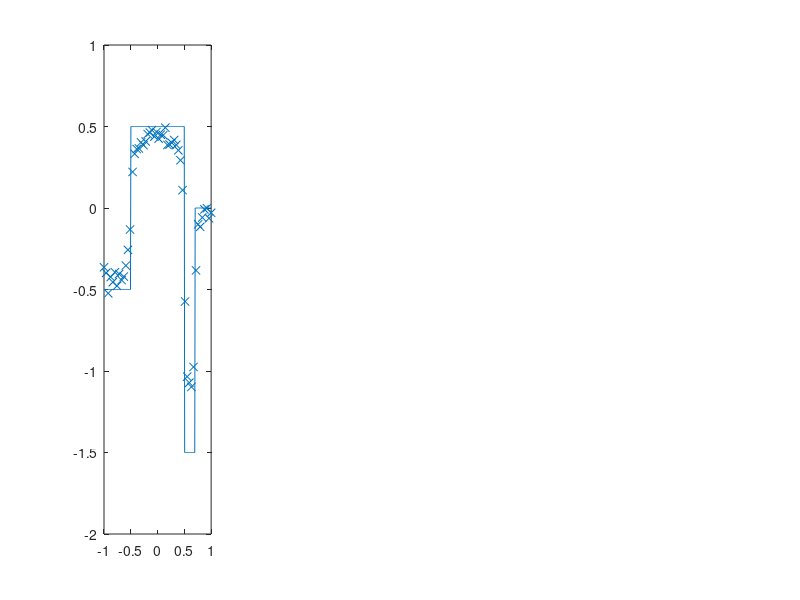

Reproduce this figure in MATLAB. (Note: this script raises an error after producing the figure.)
%rng(3);

%% MCMC parameters
mcmc.method = 'pcn';    % MCMC method (pcn, mala)
mcmc.mix_ratio = 0;   % Ratio of MALA steps to pCN steps (mixed method)
S = 1000000;      % MCMC samples
mcmc.beta = 0.01;       % pCN jump parameter
mcmc.h = 0.0000001;                 % MALA step size parameter
mcmc.local = 1000;        % how many steps to calculate local acceptance rate?
mcmc.thinning = 1000;    % how often to update figure?
mcmc.burnin = 100000;

%% Model parameters
md.d = 1;              % Spatial dimension 
md.H = 150*[1,1,1];    % Layer widths
md.L = 2;              % Number of hidden layers
md.N = 2^8;            % Sample on N or N*N grid
md.J = 50;
md.gm = 0.04;

% Calculate total number of weights
md.NW = md.d*md.H(1) + md.H(1);
for l=2:md.L
    md.NW = md.NW + md.H(l)*md.H(l-1) + md.H(l);
end
md.NW = md.NW + md.H(md.L);

% Define the spatial grid
md.XX = linspace(-1,1,md.N)';

% Create the truth, forward map, data
%UT = (0.5*(sign(md.XX+0.5)-sign(md.XX-0.5))-0.5)+cos(4*pi*md.XX).*(md.XX>0.5);
UT = (0.5*(sign(md.XX+0.5)-sign(md.XX-0.5))-0.5)...
        - 2*(0.5*(sign(md.XX-0.5)-sign(md.XX-0.7))-0.5).*(md.XX>0.5)...
        + 1*(0.5*(sign(md.XX-0.5)-sign(md.XX-0.7))-0.5).*(md.XX>0.7);

obsInd = round(linspace(1,md.N,md.J));
basis = speye(md.N);

B = zeros(md.N);
for j=1:md.N
    B(:,j) = idct(dct(full(basis(:,j))).*exp(-0.05*(1:md.N)'));
end

A = basis(obsInd,:);
G = A*B;

y = G*UT + normrnd(0,1,md.J,1)*md.gm;

% Objective function
J = @(xi) JFull(xi,md);

% Cost function
md.cost = @(U) norm(G*U-y)^2/(2*md.gm^2);
md.dcost = @(U) G'*(G*U-y)/md.gm^2;

% Activation function
md.sig = @(z) erf(z);
md.dsig = @(z) 2*sqrt(2)*normpdf(z*sqrt(2));

% Non-centring function
md.lambda = @(z) tan(pi*normcdf(z)-pi/2);
md.dlambda = @(z) pi*sec(pi*normcdf(z)-pi/2).^2.*normpdf(z);

subplot(141);
plot(md.XX,UT);axis([-1,1,-2,1]);
hold on
scatter(md.XX(obsInd),y,'x');
hold off


% Finite Difference test
%{
xi = normrnd(0,1,md.NW,1);
U = normrnd(0,1,md.N,1);

basis = speye(md.NW);
basisN = speye(md.N);
[~,PhiXi,DPhi_adj] = build_net(xi,md);
Cost0 = md.cost(U);
DCost_adj = md.dcost(U);
DPhi_fd = zeros(md.NW,1);
DCost_fd = zeros(md.N,1);

ep = 1e-8;
for j=1:md.NW
    [~,PhiXiP] = build_net(xi+ep*basis(:,j),md);
    DPhi_fd(j) = (PhiXiP-PhiXi)/ep;
end
for j=1:md.N
    DCost_fd(j) = (md.cost(U+ep*basisN(:,j))-Cost0)/ep;
end

subplot(131)
plot(DPhi_adj);
subplot(132)
plot(DPhi_fd);
subplot(133)
plot(DPhi_adj./DPhi_fd);
return
%}


%% Gradient Descent
%{
xi = normrnd(0,1,md.NW,1);
a0 = 1e-6;
maxIt = 20;

PhiTrace = zeros(S,1);
DPhiTrace = zeros(S,1);
for j=1:S
    [U,PhiXi,DPhiXi] = build_net(xi,md);
    PhiTrace(j) = PhiXi+norm(xi)^2/2;
    DPhiTrace(j) = norm(DPhiXi + xi);
    
    if mod(j,10) == 0
        fprintf('Phi = %f\t DPhi = %f\n',PhiTrace(j),DPhiTrace(j));
        subplot(131)
        semilogy(1:j,PhiTrace(1:j));
        subplot(132);
        semilogy(1:j,DPhiTrace(1:j));
        subplot(133);
        plot(md.XX,UT);
        hold on
        plot(md.XX,U);axis([-1,1,-2,1]);
        hold off        
        pause(0.01);
    end
    
    %[ac,~] = LineSearch(xi,-DPhiXi-xi,a0,maxIt,J);
    ac = a0;
    xi = xi - ac*(DPhiXi + xi) + sqrt(2*ac)*normrnd(0,1,md.NW,1);
    
    if ac < 1e-16
        maxIt = min(1e3,maxIt*2);
    end

end
%disp(size(U))
%disp(PhiXi);
%plot(md.XX,U)
%}

%% MCMC
%
acc = zeros(S,1);

UMean = zeros(md.N,1);
UVar = zeros(md.N,1);
xiMean = zeros(md.NW,1);

xi = normrnd(0,1,md.NW,1);
[~,PhiXi,DPhiXi] = build_net(xi,md);

for s=1:S
    mcmc.b = 4*sqrt(mcmc.h)/(4+mcmc.h);
    if mcmc.mix_ratio > 0
        if unifrnd(0,1) < mcmc.mix_ratio
            mcmc.method = 'mala';
            [~,~,DPhiXi] = build_net(xi,md);
        else
            mcmc.method = 'pcn';
        end
    end
    
    % pCN
    if strcmp(mcmc.method,'pcn')
        xiProp = sqrt(1-mcmc.beta^2)*xi + mcmc.beta*normrnd(0,1,md.NW,1);
        
        [~,PhiXiProp] = build_net(xiProp,md);
        aProb = min(1,exp(PhiXi-PhiXiProp));
        
        if unifrnd(0,1) < aProb
            xi = xiProp;
            PhiXi = PhiXiProp;
            acc(s) = 1;
        end
        
        if mod(s,mcmc.local) == 0
            l_acc = mean(acc(s-mcmc.local+1:s));
            if l_acc < 0.3
                mcmc.beta = mcmc.beta/2;
            else
                mcmc.beta = min(1,mcmc.beta*2);
            end
        end
        
    % MALA    
    elseif strcmp(mcmc.method,'mala')
        xiProp = sqrt(1-mcmc.b^2)*xi + mcmc.b*(normrnd(0,1,md.NW,1) - sqrt(mcmc.h)/2*DPhiXi);
        
        [~,PhiXiProp,DPhiXiProp] = build_net(xiProp,md);
        I1 = PhiXi + mcmc.h/8*norm(DPhiXi)^2 + sqrt(mcmc.h)/2*DPhiXi'*(xiProp-sqrt(1-mcmc.b^2)*xi)/mcmc.b;
        I2 = PhiXiProp + mcmc.h/8*norm(DPhiXiProp)^2 + sqrt(mcmc.h)/2*DPhiXiProp'*(xi-sqrt(1-mcmc.b^2)*xiProp)/mcmc.b;
        
        aProb = min(1,exp(I1-I2));
        
        if unifrnd(0,1) < aProb
            xi = xiProp;
            PhiXi = PhiXiProp;
            DPhiXi = DPhiXiProp;
            acc(s) = 1;
        end
        
        if mod(s,mcmc.local) == 0
            l_acc = mean(acc(s-mcmc.local+1:s));
            if l_acc < 0.3
                mcmc.h = mcmc.h/2;
            else
                mcmc.h = min(1,mcmc.h*2);
            end
        end
    end
    

        
    if mod(s,mcmc.thinning) == 0           
        U = build_net(xi,md);
        
        if s > mcmc.burnin
            q = (s-mcmc.burnin)/mcmc.thinning;
            UMean = ((q-1)*UMean + U)/q;
            UVar = ((q-1)*UVar + U.^2)/q;
            xiMean = ((q-1)*xiMean + xi)/q;

            subplot(143);
            plot(md.XX,[UMean,UMean+sqrt(UVar-UMean.^2),UMean-sqrt(UVar-UMean.^2)]);axis([-1,1,-2,1]);
            subplot(144);
            plot(md.XX,build_net(xiMean,md));axis([-1,1,-2,1]);
        end
        
        subplot(142);
        plot(md.XX,U);axis([-1,1,-2,1]);
        pause(0.01);
        fprintf('s = %i\tAccepted: %f\n',s,l_acc);
    end
end
%

function z = JFull(xi,model)
    [~,PhiXi] = build_net(xi,model);
    z = PhiXi + norm(xi)^2/2;
end

function [U,PhiXi,DPhiXi] = build_net(xi,model)

    N = model.N;
    L = model.L;
    H = model.H;
    XX = model.XX-1.5;
    
    xi0 = xi;
    xi = model.lambda(xi0);
    % Extract weights/biases from xi
    W = cell(L+1,1);
    B = cell(L,1);
    
    curr_ind = 1;
    next_ind = model.d*H(1);
    W{1} = reshape(xi(curr_ind:next_ind),H(1),model.d);
    curr_ind = next_ind;
    next_ind = curr_ind + H(1);
    B{1} = xi(curr_ind+1:next_ind);
    
    for l=2:L
        curr_ind = next_ind;
        next_ind = curr_ind + H(l-1)*H(l);
        W{l} = reshape(xi(curr_ind+1:next_ind),H(l),H(l-1));
        curr_ind = next_ind;
        next_ind = curr_ind + H(l);
        B{l} = xi(curr_ind+1:next_ind);
    end
    curr_ind = next_ind;
    W{L+1} = reshape(xi(curr_ind+1:end),1,H(L));
    
    % Calculate U
    U = W{1}*XX' + B{1};
    U = model.sig(U);
    for l=2:L
        U = model.sig(W{l}*U + B{l});
    end
    U = (W{L+1}*U)'/H(L);
    
    % Return Phi(U)
    if nargout > 1
        PhiXi = model.cost(U);
    end
    
    % Return DPhi(U)  
    if nargout > 2
    
        dcost = model.dcost(U);
        for n = 1:N
            % Build network
            z = cell(L+1,1);
            a = cell(L+1,1);

            z{1} = W{1}*XX(n) + B{1};
            a{1} = model.sig(z{1});
            for l=2:L
                z{l} = W{l}*a{l-1} + B{l};
                a{l} = model.sig(z{l});
            end
            z{L+1} = W{L+1}*a{L};
            a{L+1} = z{L+1};

            % Calculate cost derivative (backprop);
            delta = cell(L+1,1);
            delta{L+1} = 1;

            for l=L:-1:1
               delta{l} = (W{l+1}'*delta{l+1}).*model.dsig(z{l}); 
            end

            temp = delta{1}.*XX(n)';
            dC{n} = temp(:);
            dC{n} = [dC{n};delta{1}];
            for l=2:L
               temp = delta{l}*a{l-1}';
               dC{n} = [dC{n};temp(:)];
               dC{n} = [dC{n};delta{l}];
            end
            temp = delta{L+1}*a{L}';
            dC{n} = [dC{n};temp(:)];  
            dC{n} = model.dlambda(xi0).*dC{n};
        end
        dCF = zeros(model.NW,N);
        for n=1:N
            dCF(:,n) = dC{n};
        end
        DPhiXi = dCF*dcost/H(L);

    end

end

    

